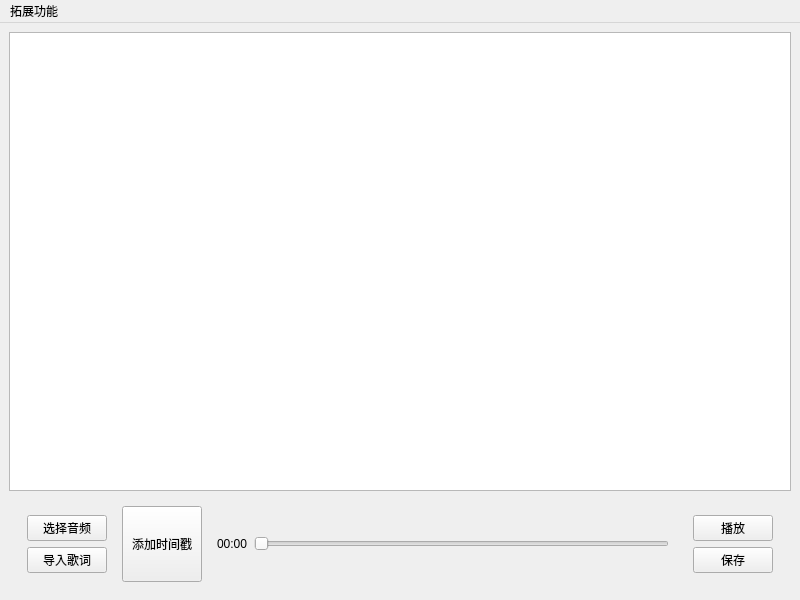
<?xml version="1.0" encoding="UTF-8"?>
<ui version="4.0">
 <class>MainWindow</class>
 <widget class="QMainWindow" name="MainWindow">
  <property name="geometry">
   <rect>
    <x>0</x>
    <y>0</y>
    <width>800</width>
    <height>600</height>
   </rect>
  </property>
  <property name="sizePolicy">
   <sizepolicy hsizetype="Fixed" vsizetype="Fixed">
    <horstretch>0</horstretch>
    <verstretch>0</verstretch>
   </sizepolicy>
  </property>
  <property name="windowTitle">
   <string>MainWindow</string>
  </property>
  <widget class="QWidget" name="centralwidget">
   <layout class="QVBoxLayout" name="verticalLayout_2">
    <item>
     <widget class="MyTextEdit" name="textEdit"/>
    </item>
    <item>
     <widget class="QWidget" name="widget_3" native="true">
      <layout class="QHBoxLayout" name="horizontalLayout_2">
       <item>
        <widget class="QWidget" name="widget" native="true">
         <layout class="QVBoxLayout" name="verticalLayout">
          <item>
           <widget class="QPushButton" name="selectAudio">
            <property name="sizePolicy">
             <sizepolicy hsizetype="Minimum" vsizetype="Preferred">
              <horstretch>0</horstretch>
              <verstretch>0</verstretch>
             </sizepolicy>
            </property>
            <property name="text">
             <string>选择音频</string>
            </property>
           </widget>
          </item>
          <item>
           <widget class="QPushButton" name="selectLrc">
            <property name="sizePolicy">
             <sizepolicy hsizetype="Minimum" vsizetype="Preferred">
              <horstretch>0</horstretch>
              <verstretch>0</verstretch>
             </sizepolicy>
            </property>
            <property name="text">
             <string>导入歌词</string>
            </property>
           </widget>
          </item>
         </layout>
        </widget>
       </item>
       <item>
        <widget class="QPushButton" name="addTime">
         <property name="sizePolicy">
          <sizepolicy hsizetype="Minimum" vsizetype="Preferred">
           <horstretch>0</horstretch>
           <verstretch>2</verstretch>
          </sizepolicy>
         </property>
         <property name="text">
          <string>添加时间戳</string>
         </property>
        </widget>
       </item>
       <item>
        <widget class="QWidget" name="widget_2" native="true">
         <layout class="QHBoxLayout" name="horizontalLayout">
          <item>
           <widget class="QLabel" name="timeLabel">
            <property name="text">
             <string>00:00</string>
            </property>
           </widget>
          </item>
          <item>
           <widget class="QSlider" name="timeSlider">
            <property name="orientation">
             <enum>Qt::Horizontal</enum>
            </property>
           </widget>
          </item>
         </layout>
        </widget>
       </item>
       <item>
        <widget class="QWidget" name="widget_4" native="true">
         <layout class="QVBoxLayout" name="verticalLayout_3">
          <item>
           <widget class="QPushButton" name="playButton">
            <property name="sizePolicy">
             <sizepolicy hsizetype="Minimum" vsizetype="Preferred">
              <horstretch>0</horstretch>
              <verstretch>0</verstretch>
             </sizepolicy>
            </property>
            <property name="text">
             <string>播放</string>
            </property>
           </widget>
          </item>
          <item>
           <widget class="QPushButton" name="saveButton">
            <property name="sizePolicy">
             <sizepolicy hsizetype="Minimum" vsizetype="Preferred">
              <horstretch>0</horstretch>
              <verstretch>0</verstretch>
             </sizepolicy>
            </property>
            <property name="text">
             <string>保存</string>
            </property>
           </widget>
          </item>
         </layout>
        </widget>
       </item>
      </layout>
     </widget>
    </item>
   </layout>
  </widget>
  <widget class="QMenuBar" name="menubar">
   <property name="geometry">
    <rect>
     <x>0</x>
     <y>0</y>
     <width>800</width>
     <height>26</height>
    </rect>
   </property>
   <widget class="QMenu" name="menu">
    <property name="title">
     <string>拓展功能</string>
    </property>
    <addaction name="actionremoveLrc"/>
    <addaction name="separator"/>
    <addaction name="actionexcurse"/>
   </widget>
   <addaction name="menu"/>
  </widget>
  <action name="actionremoveLrc">
   <property name="text">
    <string>删除已有歌词</string>
   </property>
  </action>
  <action name="actionexcurse">
   <property name="text">
    <string>统一偏移时间</string>
   </property>
  </action>
 </widget>
 <customwidgets>
  <customwidget>
   <class>MyTextEdit</class>
   <extends>QTextEdit</extends>
   <header location="global">mytextedit.h</header>
  </customwidget>
 </customwidgets>
 <resources/>
 <connections/>
</ui>
